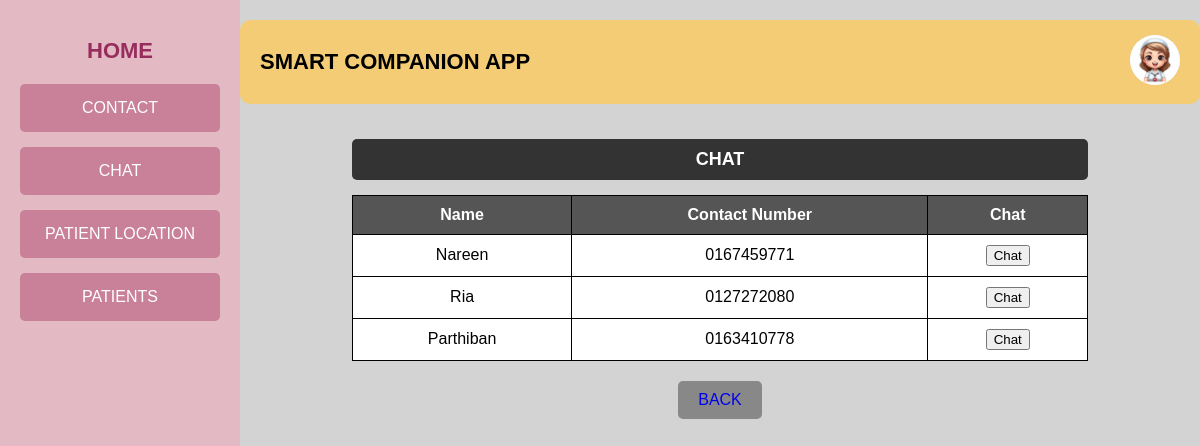
Screenshot of /chatcare (signed in) with the database file from the repository.
### tables this page shows
CREATE TABLE contact (
            id INTEGER PRIMARY KEY AUTOINCREMENT,
            name TEXT NOT NULL,
            contact_number TEXT NOT NULL,
            rel_id INTEGER NOT NULL
        );

### app.py (the view, shortened to what this page needs)
@app.route("/chatcare", methods=["GET", "POST"])
def chatcare():
    db= get_db()
    cursor = db.cursor()
    care_id = session.get('care_id')
    str_care_id = str(care_id)
    with open("static/img_log/caretaker/"+ str_care_id + ".txt", "r") as file:
        image_name = str(file.read())
        image_url= url_for('static', filename='uploads/'+ image_name)
    cursor.execute("SELECT * FROM contact where rel_id = ?", (care_id,))
    contacts_list = cursor.fetchall()  # Fetch all matching rows
    db.commit()
    contact_number = request.args.get('contact')
    return render_template("Caretaker/chat.html", image_url=image_url, contacts=contacts_list)

### app.py (called while the page is built)
def get_db():
    if 'db' not in g:
        g.db = sqlite3.connect('project.db')
        g.db.row_factory = sqlite3.Row
    return g.db

### templates/Caretaker/chat.html (shortened to what this page needs)
<!DOCTYPE html>
<html lang="en">
<head>
    <link rel="stylesheet" href="static/contact.css">
</head>
<body>
    <div class="container">
        <div class="sidebar">
            <a href="{{ url_for('caretaker') }}"><h2>HOME</h2></a>
            <a href="{{ url_for('contactcare') }}"><button class="nav-btn">CONTACT</button></a>
            <a href="{{ url_for('chatcare') }}"><button class="nav-btn">CHAT</button></a>
            <a href="{{ url_for('locationcare') }}"><button class="nav-btn">PATIENT LOCATION</button></a>
            <a href="{{ url_for('patientscare') }}"><button class="nav-btn">PATIENTS</button></a>
        </div>
        <div class="main-content">
            <div class="header">
                <h1>SMART COMPANION APP</h1>
                <div class="user-profile">
                    <a href="{{ url_for('careprofile') }}"><img src="{{ image_url }}" alt="Profile Picture" class="profile-img"></a>
                </div>
            </div>
            <div class="contacts-section">
                <h2 class="contacts-title">CHAT</h2>
                <table class="contacts-table">
                    <tr>
                        <th>Name</th>
                        <th>Contact Number</th>
                        <th>Chat</th>
                    </tr>
                    {% for contact in contacts %}
                    <tr>
                        <td>{{ contact[1] }}</td>
                        <td>{{ contact[2] }}</td>
                        <td>
                            <a href="{{ url_for('chatcare', contact=contact[2]) }}" target="_blank">
                                <button type="button">Chat</button>
                            </a>
                        </td>
                    </tr>
                    {% endfor %}
                </table>
            </div>
            <div class="buttons">
                <button class="back-btn" ><a href="{{ url_for('caretaker') }}">BACK</a></button>
            </div>
        </div>
    </div>
</body>
</html>

### static/contact.css (style rules this page uses)
body { font-family: Arial, sans-serif; margin: 0; padding: 0; background-color: #e5e5e5; }
.container { display: flex; height: 100vh; }
.sidebar { width: 200px; background-color: #e3b9c4; padding: 20px; text-align: center; }
.sidebar h2 { font-size: 20px; margin-bottom: 30px; }
.nav-btn { display: block; width: 100%; padding: 15px; margin-bottom: 15px; background-color: #c98199; border: none; color: white; font-size: 16px; cursor: pointer; border-radius: 5px; }
.main-content { flex: 1; padding: 20px; background-color: #d3d3d3; display: flex; flex-direction: column; align-items: center; }
.header { display: flex; justify-content: space-between; width: 100%; align-items: center; background-color: #f4cc75; padding: 15px 20px; border-radius: 10px; }
.header h1 { margin: 0; font-size: 22px; }
.user-profile { display: flex; align-items: center; gap: 10px; }
.user-profile img { width: 50px; height: 50px; border-radius: 50%; background-color: #ddd; }
.contacts-section { width: 80%; margin-top: 20px; text-align: center; }
.contacts-title { background-color: #333; color: white; padding: 10px; border-radius: 5px; font-size: 18px; }
.contacts-table { width: 100%; margin-top: 10px; border-collapse: collapse; background-color: white; }
.contacts-table th, .contacts-table td { border: 1px solid black; padding: 10px; text-align: center; }
.contacts-table th { background-color: #555; color: white; }
.buttons { width: 80%; display: flex; justify-content: space-between; margin-top: 20px; }
.sidebar h2 { color: #972d5d; font-size: 22px; margin-bottom: 20px; font-weight: bold; text-decoration: none; transition: color 0.3s ease; }
a { text-decoration: none; }
.back-btn, .add-btn { padding: 10px 20px; border: none; font-size: 16px; cursor: pointer; border-radius: 5px; }
.back-btn { background-color: #b8867b; color: white; }
.buttons { display: flex; justify-content: center; gap: 15px; margin-top: 20px; width: 100%; }
.back-btn, .add-btn { padding: 10px 20px; border: none; border-radius: 5px; cursor: pointer; }
.back-btn { background: #888; color: white; }

### rows the page displays
contact: name "Nareen", contact_number "0167459771"
contact: name "Ria", contact_number "0127272080"
contact: name "Parthiban", contact_number "0163410778"
